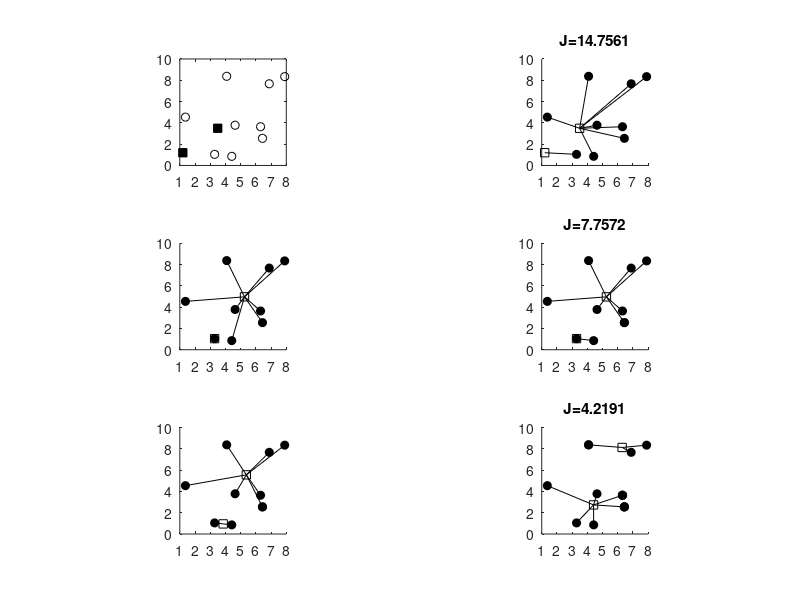

MATLAB code to generate this figure:
function barycenters

close all;

% make a plot of the Ouillion et al (2008) clustering figure

% Area ranges from 0 to 10 in x and y

% produce a x,y vectors of random integers between 1 and 10

rx=randperm(9) + randn(1,9);
ry=randperm(9) + randn(1,9);

% produce 2 seed locations

sxr=randperm(9) + randn(1,9);
syr=randperm(9) + randn(1,9);

sx(1:2)=sxr(1:2);
sy(1:2)=sxr(1:2);

figure;

subplot(3,2,1);
plot(rx,ry,'ok',sx,sy,'sk','Markerfacecolor','k');
axis square;


%  Iteration (use 3)

nplot=1;

for kit=1:6


% calculate distances and sort to each seed location

nc1=0;  %cluster 1 counter
nc2=0;  %cluster 2 counter

J=0;

for m=1:9
    
    dist1=sqrt((rx(m)-sx(1))^2 + (ry(m)-sy(1))^2);
    dist2=sqrt((rx(m)-sx(2))^2 + (ry(m)-sy(2))^2);
    
    % sort
    if dist1 <= dist2
        nc1=nc1+1;
        xc1(nc1)=rx(m);
        yc1(nc1)=ry(m);
        dc1(nc1)=dist1;
    else
        nc2=nc2+1;
        xc2(nc2)=rx(m);
        yc2(nc2)=ry(m);
        dc2(nc2)=dist2;
    end
    
end

% calculate norm

jnorm=0;
if nc1 > 0
    for k=1:nc1; jnorm=jnorm + dc1(k).*dc1(k); end
end
if nc2 > 0
    for k=1:nc2; jnorm=jnorm + dc2(k).*dc2(k); end
end

kit
jnorm=jnorm./9.0


if kit <= 2 || kit == 6
    
% plot line from each seed location to cluster events
nplot=nplot+1;
subplot(3,2,nplot);
hold on;
if nc1 > 0
    plot(sx(1),sy(1),'sk',xc1,yc1,'ok','Markerfacecolor','k');
    for k=1:nc1
        plot([sx(1) xc1(k)],[sy(1) yc1(k)],'-k');
    end
end
if nc2 > 0
    plot(sx(2),sy(2),'sk',xc2,yc2,'ok','Markerfacecolor','k');
    for k=1:nc2
        plot([sx(2) xc2(k)],[sy(2) yc2(k)],'-k');
    end
end
hold off;
axis square;
norm_nam=strcat('J=',num2str(jnorm));
title(norm_nam);

end

% find each barycenter
bxc1=0.;
byc1=0.;
bxc2=0.;
byc2=0.;

if nc1 > 0
    for k=1:nc1; bxc1=bxc1+xc1(k); byc1=byc1+yc1(k); end
    bxc1=bxc1./nc1;
    byc1=byc1./nc1;
end
if nc2 > 0
    for k=1:nc2; bxc2=bxc2+xc2(k); byc2=byc2+yc2(k); end
    bxc2=bxc2./nc2;
    byc2=byc2./nc2;
end

if kit <= 2
    
% plot this new information
nplot=nplot+1;
subplot(3,2,nplot);
hold on;
if nc1 > 0
    plot(bxc1,byc1,'sk',xc1,yc1,'ok','Markerfacecolor','k');
    for k=1:nc1
        plot([bxc1 xc1(k)],[byc1 yc1(k)],'-k');
    end
end
if nc2 > 0
    plot(bxc2,byc2,'sk',xc2,yc2,'ok','Markerfacecolor','k');
    for k=1:nc2
        plot([bxc2 xc2(k)],[byc2 yc2(k)],'-k');
    end
end
hold off;
axis square;

end
        
% replace seed locations for next iteration
sx(1)=bxc1;
sy(1)=byc1;
sx(2)=bxc2;
sy(2)=byc2;

end
